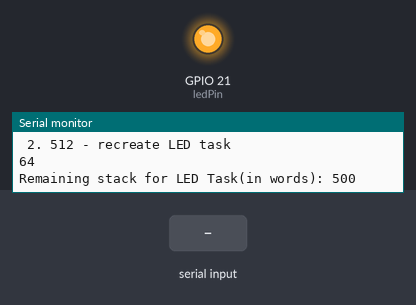
The program below on a simulated Seeed XIAO ESP32-S3. Parts: output pins drawn as LEDs (lit = HIGH), the last lines printed to the serial monitor. Dashed ring = blinking. The inputs (shaded band) are chosen by the test bench.

Above: at 5.2 s.
5.3 s: "5\n" received over Serial
At 5.83 s:
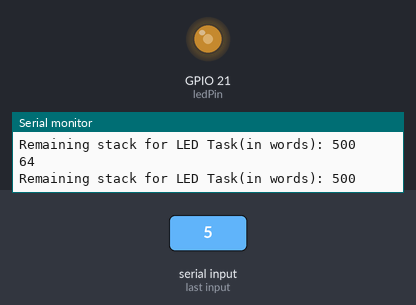
8.3 s: "256\n" received over Serial
9.8 s: "512\n" received over Serial
At 11.2 s:
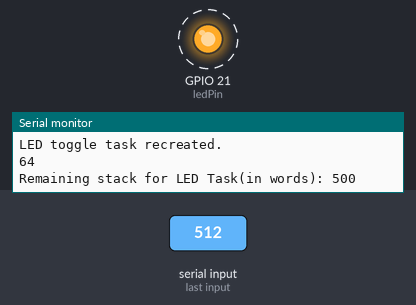
Timing chart, 0 to 17.8 s (numbered marks = the images above; inputs shaded):
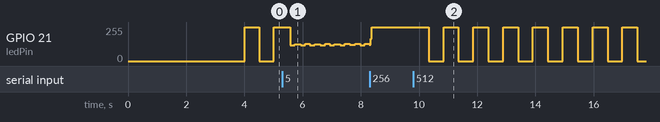

Measured:
- after the input at 9.8 s, GPIO 21 (ledPin): alternates 255/255 for 0.51 s and 0/255 for 0.51 s, starting after 0.53 s

The program:

main.cpp
```cpp
#include <Arduino.h>

#include "freertos/FreeRTOS.h"
#include "freertos/task.h"

// Use only 1 core for FreeRTOS demo tasks
#if CONFIG_FREERTOS_UNICORE
static const BaseType_t app_cpu = 0;
#else
static const BaseType_t app_cpu = 1;
#endif

// Task Handles
TaskHandle_t task_1 = NULL; // LED Toggle Task
TaskHandle_t task_2 = NULL; // Serial Monitor Task

// Pin
static const int ledPin = BUILTIN_LED;   // On-board LED pin
int16_t delayTime = 500;                 // Delay time in milliseconds
int8_t kill_task1 = 0, enable_task1 = 0; // Flags to control task termination and recreation

// Task 1 - Blink LED
void toggleLED(void *parameter)
{
  while (true)
  {
    digitalWrite(ledPin, HIGH);
    vTaskDelay(delayTime / portTICK_PERIOD_MS);
    digitalWrite(ledPin, LOW);
    vTaskDelay(delayTime / portTICK_PERIOD_MS);
    // Memory Flow create and see how MCU handles it or reboots
    // Here Stacks size only 1024 words (4KB)
    int a = 1;
    int b[10];
    for (int i = 0; i < 10; i++)
    {
      b[i] = a * 2;
      a = b[i];
    }
    Serial.println(b[5]);

    // print out remaining stack for this task
    Serial.print("Remaining stack for LED Task(in words): ");
    Serial.println(uxTaskGetStackHighWaterMark(NULL));
  }
}

// Task 2 - Read Serial Monitor
void readSerialMonitor(void *parameter)
{
  while (true)
  {
    if (Serial.available() > 0)
    {
      String input = Serial.readStringUntil('\n');
      int16_t inputDelay = input.toInt();
      if (inputDelay > 0)
      {
        delayTime = inputDelay; // Copy input to delayTime
        Serial.print("Delay time set to: ");
        Serial.println(delayTime);
        if (inputDelay == 256)
        {
          Serial.println("Terminating LED toggle task.");
          kill_task1 = 1;
        }
        else if (inputDelay == 512)
        {
          enable_task1 = 1;                     // Set flag to terminate task in loop()
          vTaskDelay(100 / portTICK_PERIOD_MS); // Small delay to ensure task
        }
      }
      else
      {
        Serial.println("Please enter a valid positive integer for delay time.");
      }
    }
    vTaskDelay(100 / portTICK_PERIOD_MS); // Small delay to avoid busy waiting
  }
}

void setup()
{
  pinMode(ledPin, OUTPUT);
  Serial.begin(115200);

  vTaskDelay(4000 / portTICK_PERIOD_MS); // Wait for Serial to initialize

  Serial.println(" Demo: FreeRTOS on ESP32 - Task Handles ");
  // Print Self Priority
  Serial.print("Setup and loop running on core: ");
  Serial.println(xPortGetCoreID());
  Serial.print("with priority: ");
  Serial.println(uxTaskPriorityGet(NULL));

  Serial.println(" Enter delay time in milliseconds for LED toggle.");
  Serial.println(" 1. 256 - terminate LED task");
  Serial.println(" 2. 512 - recreate LED task");

  // Create Blink LED Task
  xTaskCreatePinnedToCore( // Use xTaskCreate() in vanilla FreeRTOS
      toggleLED,           // Name of the task
      "Toggle LED Task",   // Name of the task (for debugging)
      1024,                // Stack size (in words)
      NULL,                // Task input parameter
      1,                   // Priority of the task
      &task_1,             // Task handle
      app_cpu              // Run on one core for demo purposes (ESP32 only)
  );
  // If this was vanilla FreeRTOS, you'd want to call vTaskStartScheduler() in
  // main after setting up your tasks.
  xTaskCreatePinnedToCore(   // Use xTaskCreate() in vanilla FreeRTOS
      readSerialMonitor,     // Name of the task
      "Read Serial Monitor", // Name of the task (for debugging)
      1024,                  // Stack size (in words)
      NULL,                  // Task input parameter
      2,                     // Highest Priority
      &task_2,               // Task handle
      app_cpu                // Run on one core for demo purposes (ESP32 only)
  );
}

void loop()
{
  if (kill_task1 == 1)
  {
    if (task_1 != NULL)
    {
      vTaskDelete(task_1);
      task_1 = NULL;
      digitalWrite(ledPin, HIGH); // Ensure LED is turned off
      Serial.println("LED toggle task terminated.");
      kill_task1 = 0; // Reset kill
    }
  }

  if (enable_task1 == 1)
  {
    if (task_1 == NULL)
    {
      // Recreate Blink LED Task
      xTaskCreatePinnedToCore( // Use xTaskCreate() in vanilla FreeRTOS
          toggleLED,           // Name of the task
          "Toggle LED Task",   // Name of the task (for debugging)
          1024,                // Stack size (in words)
          NULL,                // Task input parameter
          1,                   // Priority of the task
          &task_1,             // Task handle
          app_cpu              // Run on one core for demo purposes (ESP32 only)
      );
      Serial.println("LED toggle task recreated.");
      enable_task1 = 0; // Reset enable flag
    }
  }
}
```
